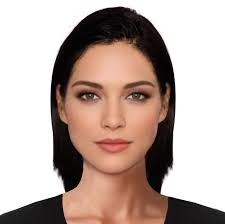
#> input picture face.jpg, 225 x 224 px, found by its file name
$ jupyter execute 'Wrinkle Detection.ipynb'
#> lines starting #> are read from the running program, lines starting #| are printed output that depends on the picture; after the words box and inside, x2 and y2 are one past the last pixel; in counts of white or black regions, pixels touching at a corner belong together
[cell 1]
import cv2
import numpy as np
from matplotlib import pyplot as plt
from IPython.display import display, Image

#creating facecascade
face_cascade = cv2.CascadeClassifier("C:\\Users\\goyal\\Downloads\\Wrinkles-Detection-master\\Wrinkles-Detection-master\\haarcascade_frontalface_default.xml")
display(Image(filename="C:\\Users\\goyal\\Downloads\\Wrinkles-Detection-master\\Wrinkles-Detection-master\\face.jpg"))
#loading image to matrix
img = cv2.imread("C:\\Users\\goyal\\Downloads\\Wrinkles-Detection-master\\Wrinkles-Detection-master\\face.jpg")
#> img is the input picture: shape (224, 225, 3); mean B, G, R 160.9, 168.7, 187
gray_img = cv2.cvtColor(img,cv2.COLOR_BGR2GRAY)
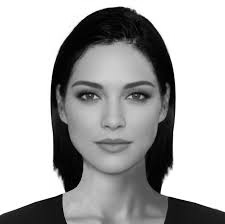
#> gray_img: shape (224, 225); min 0, max 255, mean 173.3
faces = face_cascade.detectMultiScale(gray_img,scaleFactor = 1.05,minNeighbors=10)
#> faces = [[57, 52, 114, 114]]
for x,y,w,h in faces :
    cropped_img = img[y:y+h,x:x+w]
    edges = cv2.Canny(cropped_img,130,1000)
    number_of_edges = np.count_nonzero(edges)
#> this loop made 1 pass
#> (x, y, w, h, number_of_edges) on pass 1: (57, 52, 114, 114, 8)
#> pass 1, `cropped_img = img[y:y+h,x:x+w]`:
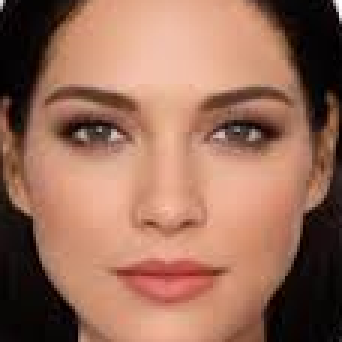
#> cropped_img: shape (114, 114, 3) (shown 3 times larger); mean B, G, R 89.3, 108.6, 152.8
#> pass 1, `edges = cv2.Canny(cropped_img,130,1000)`:
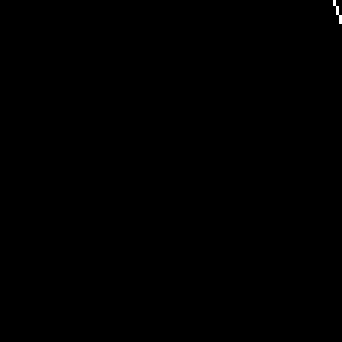
#> edges: shape (114, 114) (shown 3 times larger); 0.06% white in thin lines or dots, all inside (x1, y1, x2, y2) = (111, 0, 114, 8)
if number_of_edges > 1000:
    print("Wrinkle Found ")
else:
    print("No Wrinkle Found ")

[cell 2]
#creating facecascade
face_cascade = cv2.CascadeClassifier("C:\\Users\\goyal\\Downloads\\Wrinkles-Detection-master\\Wrinkles-Detection-master\\haarcascade_frontalface_default.xml")
display(Image(filename='c:\\Users\\goyal\\Downloads\\Wrinkles-Detection-master\\Wrinkles-Detection-master\\Wrinkle_Face.jpg'))
#loading image to matrix
img = cv2.imread("c:\\Users\\goyal\\Downloads\\Wrinkles-Detection-master\\Wrinkles-Detection-master\\Wrinkle_Face.jpg")
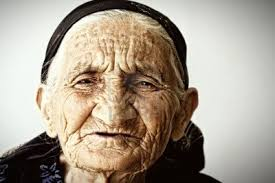
#> input picture Wrinkle_Face.jpg, 275 x 183 px, found by its file name
#> img is the input picture: shape (183, 275, 3); mean B, G, R 142.1, 156.6, 167.7

#converting into grayscale image
gray_img = cv2.cvtColor(img,cv2.COLOR_BGR2GRAY)
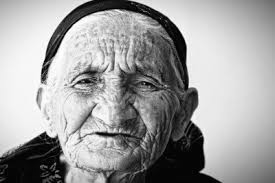
#> gray_img: shape (183, 275); min 0, max 255, mean 158.3
#search the coordinates of an image
faces = face_cascade.detectMultiScale(gray_img,scaleFactor = 1.05,minNeighbors=10)
#> faces = [[42, 28, 141, 141]]
for x,y,w,h in faces :
    cropped_img = img[y:y+h,x:x+w]
    edges = cv2.Canny(cropped_img,110,1000)
    number_of_edges = np.count_nonzero(edges)
#> this loop made 1 pass
#> (x, y, w, h, number_of_edges) on pass 1: (42, 28, 141, 141, 1104)
#> pass 1, `cropped_img = img[y:y+h,x:x+w]`:
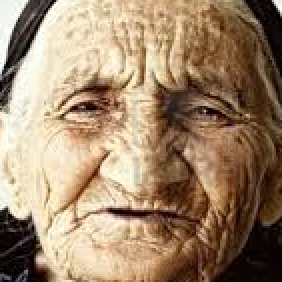
#> cropped_img: shape (141, 141, 3) (shown 2 times larger); mean B, G, R 107.5, 134.3, 159.3
#> pass 1, `edges = cv2.Canny(cropped_img,110,1000)`:
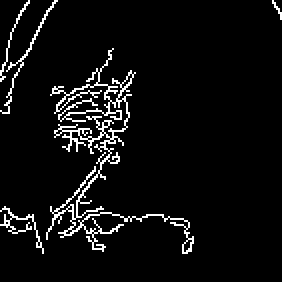
#> edges: shape (141, 141) (shown 2 times larger); 5.6% white in thin lines or dots

if number_of_edges > 1000:
    print("Wrinkle Found ")
else:
    print("No Wrinkle Found ")
